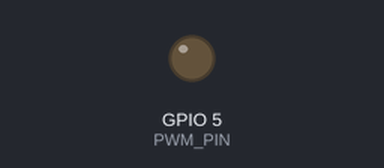
This sketch was run on a simulated ESP32. Shown: output pins drawn as LEDs (lit = HIGH). What the sketch prints to the serial monitor is not drawn.

Above: at 0.05 s.
At 0.25 s:
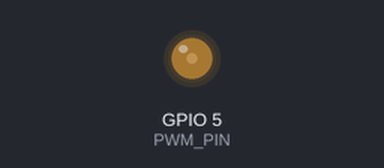
At 0.5 s:
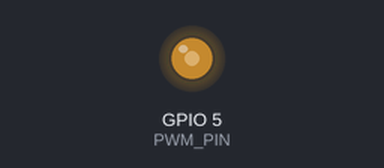
At 1.0 s:
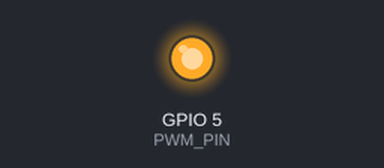
Timing chart, 0 to 3.0 s (numbered marks = the images above):
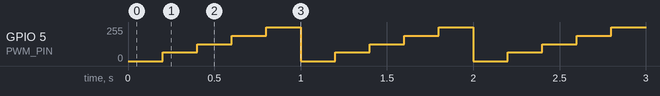

The sketch:

PWM.ino
```cpp
int PWM_PIN = 5;

void setup() {
  // put your setup code here, to run once:
  Serial.begin(115200);
  Serial.println("Hello, ESP32!");
}

void loop() {
  // put your main code here, to run repeatedly:
  int valuePWM = 0;
  analogWrite(PWM_PIN, valuePWM);  //pin pwm ESP32 memiliki resolusi 8bit 2^10=255
  delay(200);                      //this speeds up the simulation
  valuePWM = 64;  // nilai PWM 25%
  analogWrite(PWM_PIN, valuePWM);  //pin pwm ESP32 memiliki resolusi 8bit 2^10=255
  delay(200);                      //this speeds up the simulation
  valuePWM = 127; // nilai PWM 50%
  analogWrite(PWM_PIN, valuePWM);  //pin pwm ESP32 memiliki resolusi 8bit 2^10=255
  delay(200);                      //this speeds up the simulation
  valuePWM = 191; // nilai PWM 75%
  analogWrite(PWM_PIN, valuePWM);  //pin pwm ESP32 memiliki resolusi 8bit 2^10=255
  delay(200);                      //this speeds up the simulation
  valuePWM = 255; // nilai PWM 100%
  analogWrite(PWM_PIN, valuePWM);  //pin pwm ESP32 memiliki resolusi 8bit 2^10=255
  delay(200);                      // this speeds up the simulation
}

//afaafaf
```

Measured:
- by itself, GPIO 5 (PWM_PIN): repeats every 1.0 s: 127/255 0.20 s, 191/255 0.20 s, 255/255 0.20 s, 0/255 0.20 s, 64/255 0.20 s
